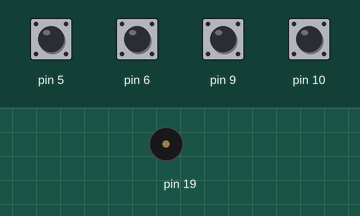
This sketch was run on a simulated Arduino Uno, built with avr-gcc and run on an emulated ATmega328P. Parts: buzzer (waves = sounding). The test bench sets the inputs (shaded band); at power-on: pin 5, pin 6, pin 9, pin 10 HIGH.

Above: at 1.2 s.
1.3 s: pin 5 pulled LOW for 0.15 s
At 1.37 s:
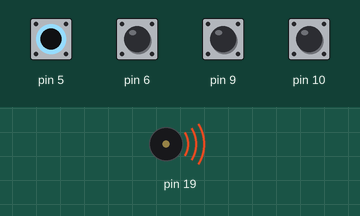
Timing chart, 0 to 4.3 s (numbered marks = the images above; inputs shaded):
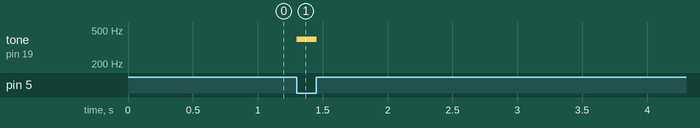

Measured:
- after the input at 1.3 s, tone on pin 19: silent → 392 Hz at once, → silent 0.15 s later

The sketch:

music_bot.ino
```cpp
void setup() {
  pinMode(5, INPUT);
  pinMode(6, INPUT);
  pinMode(9, INPUT);
  pinMode(10, INPUT);

  digitalWrite(5, HIGH);
  digitalWrite(6, HIGH);
  digitalWrite(9, HIGH);
  digitalWrite(10, HIGH);
}

void loop() {
  if(digitalRead(5) == LOW) {
    play(frequencyForPin(5));
  } else if(digitalRead(6) == LOW) {
    play(frequencyForPin(6));
  } else if(digitalRead(9) == LOW) {
    play(frequencyForPin(9));
  } else if(digitalRead(10) == LOW) {
    play(frequencyForPin(10));
  }
}

void play(float frequency) {
  tone(19, frequency, 3);
}

float frequencyForPin(int pin) {
  switch(pin) {
    case 5:
      return 392;
    case 6:
      return 494;
     case 9:
      return 294*2;
     case 10:
       return 392*2;
  }
  return 0;
}
```
